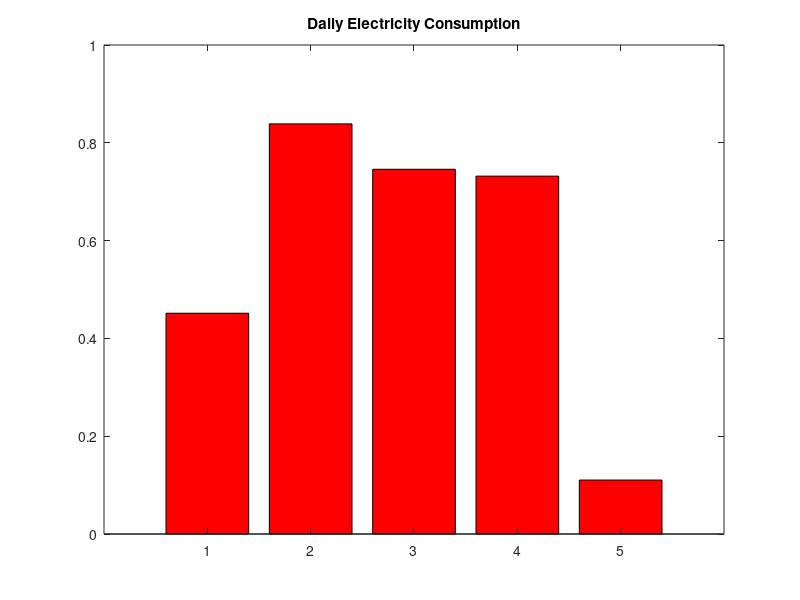
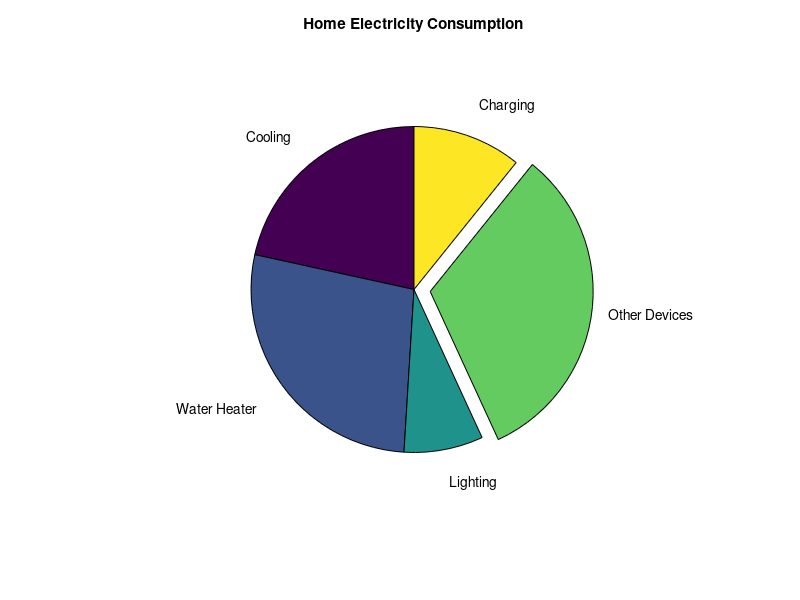

Source code (MATLAB) for these figures, in order:
clc;
clear;

a = rand(1,5);

figure;
bar(a,'r');
title('Daily Electricity Consumption');

values = [22 28 8 33 11];

labels = {'Cooling','Water Heater','Lighting','Other Devices','Charging'};

explode = [0 0 0 1 0];

figure;
pie(values,explode,labels);
title('Home Electricity Consumption');
